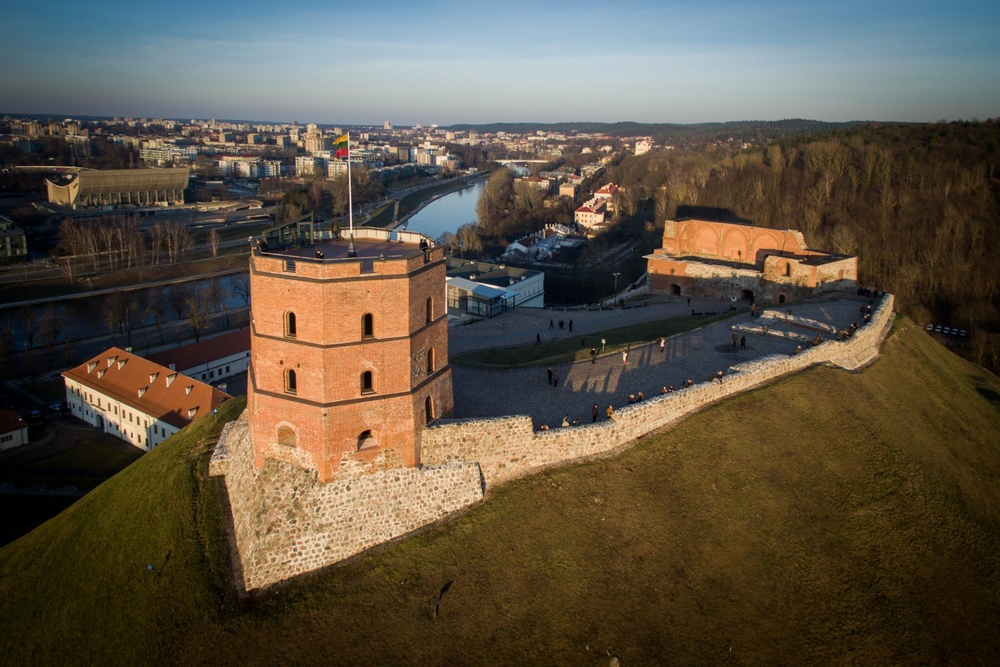
#> input picture data/gediminas_tower.png, 1000 x 667 px, shrunk from 1600 x 1067 before the run; its folder holds 4 pictures in this run
$ python main.py
#> lines starting #> are read from the running program, lines starting #| are printed output that depends on the picture; long printed decimals are rounded
import os
import cv2
import numpy as np
from matplotlib import pyplot as plt
import skimage.measure


def find_probabilities(grey_img):
    frequencies = np.zeros(256)
    H, W = grey_img.shape[:2]
    for i in range(H):
        for j in range(W):
            frequencies[grey_img[i, j]] += 1

    probabilities = [frequency / np.sum(frequencies) for frequency in frequencies]
    return [prob for prob in probabilities if prob > 0]


def calculate_entropy(probabilities):
    return np.sum([prob * np.log2(1.0 / prob) for prob in probabilities])


def convert_to_grayscale(path):
#> called with path = 'data/gediminas_tower.png'
    img = cv2.imread(path)
#> img is the input picture: shape (667, 1000, 3); mean B, G, R 68.2, 82.9, 93
    H, W = img.shape[:2]
#> H = 667; W = 1000
    gray = np.zeros((H, W), np.uint8)
    for i in range(H):
        for j in range(W):
            gray[i, j] = np.sum(img[i, j]) / 3
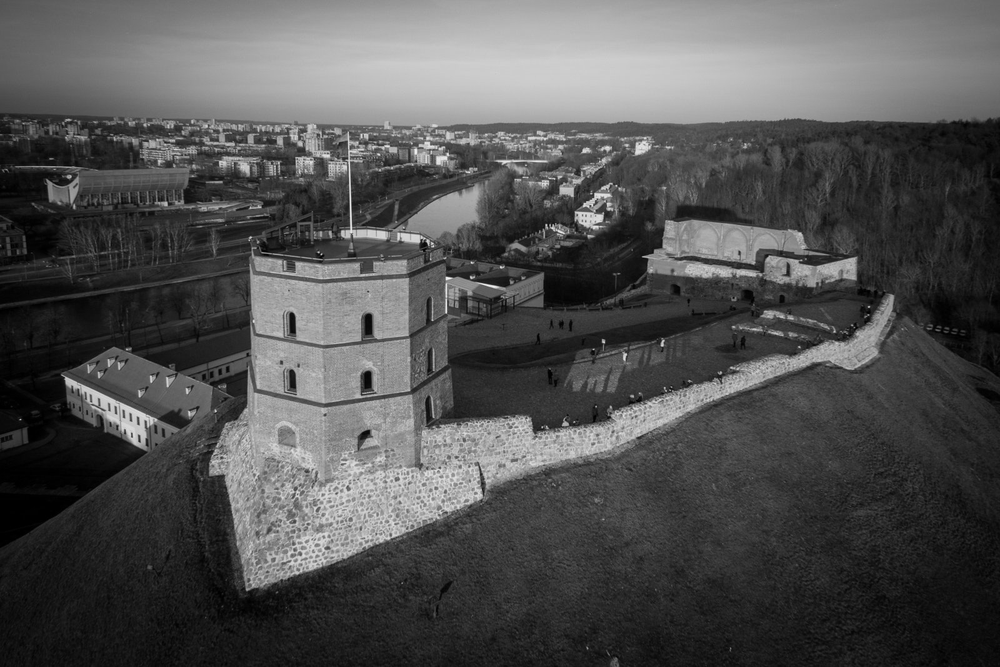
#> gray: shape (667, 1000); min 0, max 248, mean 81.1
    return gray


if __name__ == '__main__':
    for image_path in os.listdir('data'):
        input_path = os.path.join('data', image_path)
        greyImg = convert_to_grayscale(input_path)
        imgPixelProbabilities = find_probabilities(greyImg)
#> imgPixelProbabilities = 244 values, max 0.0116 at index 26, min 1.5e-06 at index 236, mean 0.0041

        print(image_path + ", my entropy value: " + str(calculate_entropy(imgPixelProbabilities)))
#| gediminas_tower.png, my entropy value: 7.465
        print(image_path + ", entropy value with library: " + str(skimage.measure.shannon_entropy(greyImg)) + "\n")
#| gediminas_tower.png, entropy value with library: 7.465
#> pass 3 of the loop `for image_path in os.listdir('data'):`:
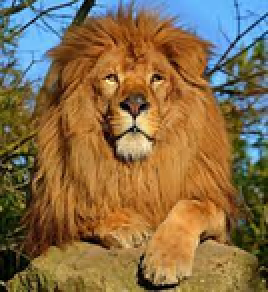
#> input picture data/lion.png, 134 x 146 px, shrunk from 215 x 234 before the run (shown 2 times larger)
#> in convert_to_grayscale, img is the input picture: shape (146, 134, 3); mean B, G, R 72.3, 108.4, 134.1
#> after the loop in convert_to_grayscale (call 3), `for i in range(H):`:
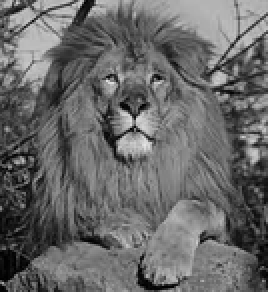
#> gray: shape (146, 134) (shown 2 times larger); min 0, max 229, mean 104.6
#> imgPixelProbabilities = 222 values, max 0.0121 at index 120, min 5.11e-05 at index 208, mean 0.0045
#| lion.png, my entropy value: 7.414
#| lion.png, entropy value with library: 7.414
#> the loop made 4 passes; the first 3 are shown

        plt.imshow(greyImg, cmap=plt.get_cmap('gray'))
        plt.show()
